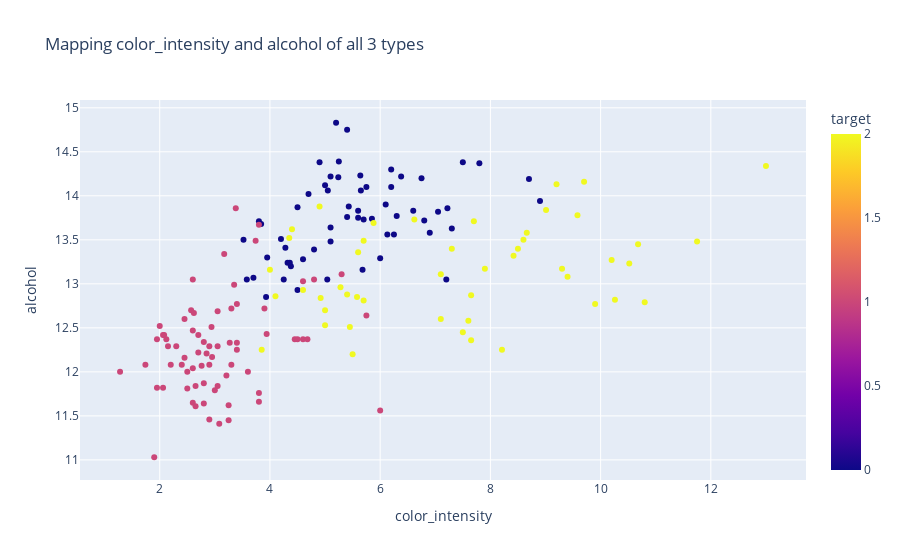

The notebook cell saved with this chart:
### Markdown cell above
#### Challenge 1
Plot the color_intensity(x-axis) and alcohol(y-axis) as per their target type. Give it an appropriate title. (*The desired output has been shown*)

### Code cell


### Figure 1 — Plotly figure (JSON) as saved in the notebook; plotly's stock layout.template omitted (floating-point values rounded to 4 significant figures; data arrays with more than 128 entries replaced by an {"elided": "..."} marker saying what was removed)
{"data": [{"hovertemplate": "color_intensity=%{x}<br>alcohol=%{y}<br>target=%{marker.color}<extra></extra>", "legendgroup": "", "marker": {"color": {"elided": "178 int values"}, "coloraxis": "coloraxis", "symbol": "circle"}, "mode": "markers", "name": "", "orientation": "v", "showlegend": false, "type": "scatter", "x": {"elided": "178 float values"}, "xaxis": "x", "y": {"elided": "178 float values"}, "yaxis": "y"}], "layout": {"coloraxis": {"colorbar": {"title": {"text": "target"}}, "colorscale": [[0, "#0d0887"], [0.1111, "#46039f"], [0.2222, "#7201a8"], [0.3333, "#9c179e"], [0.4444, "#bd3786"], [0.5556, "#d8576b"], [0.6667, "#ed7953"], [0.7778, "#fb9f3a"], [0.8889, "#fdca26"], [1, "#f0f921"]]}, "legend": {"tracegroupgap": 0}, "title": {"text": "Mapping color_intensity and alcohol of all 3 types"}, "xaxis": {"anchor": "y", "domain": [0, 1], "title": {"text": "color_intensity"}}, "yaxis": {"anchor": "x", "domain": [0, 1], "title": {"text": "alcohol"}}}}
